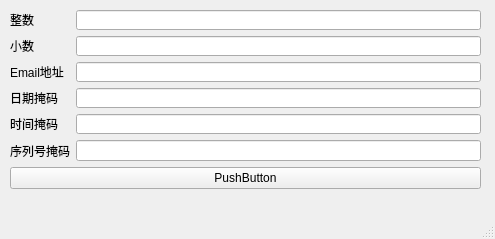
<?xml version="1.0" encoding="UTF-8"?>
<ui version="4.0">
 <class>MainWindow</class>
 <widget class="QMainWindow" name="MainWindow">
  <property name="geometry">
   <rect>
    <x>0</x>
    <y>0</y>
    <width>495</width>
    <height>239</height>
   </rect>
  </property>
  <property name="windowTitle">
   <string>MainWindow</string>
  </property>
  <widget class="QWidget" name="centralwidget">
   <widget class="QWidget" name="">
    <property name="geometry">
     <rect>
      <x>10</x>
      <y>10</y>
      <width>471</width>
      <height>179</height>
     </rect>
    </property>
    <layout class="QVBoxLayout" name="verticalLayout_2">
     <item>
      <layout class="QVBoxLayout" name="verticalLayout">
       <item>
        <layout class="QFormLayout" name="formLayout">
         <item row="0" column="0">
          <widget class="QLabel" name="label">
           <property name="text">
            <string>整数</string>
           </property>
          </widget>
         </item>
         <item row="0" column="1">
          <widget class="QLineEdit" name="lineEditInt"/>
         </item>
         <item row="1" column="0">
          <widget class="QLabel" name="label_2">
           <property name="text">
            <string>小数</string>
           </property>
          </widget>
         </item>
         <item row="1" column="1">
          <widget class="QLineEdit" name="lineEditDouble"/>
         </item>
         <item row="2" column="0">
          <widget class="QLabel" name="label_3">
           <property name="text">
            <string>Email地址</string>
           </property>
          </widget>
         </item>
         <item row="2" column="1">
          <widget class="QLineEdit" name="lineEditRegExp"/>
         </item>
         <item row="3" column="1">
          <widget class="QLineEdit" name="dataMaskLiedt"/>
         </item>
         <item row="4" column="1">
          <widget class="QLineEdit" name="timeMaskLiedt"/>
         </item>
         <item row="5" column="1">
          <widget class="QLineEdit" name="SenMaskLiedt"/>
         </item>
         <item row="3" column="0">
          <widget class="QLabel" name="label_4">
           <property name="text">
            <string>日期掩码</string>
           </property>
          </widget>
         </item>
         <item row="4" column="0">
          <widget class="QLabel" name="label_5">
           <property name="text">
            <string>时间掩码</string>
           </property>
          </widget>
         </item>
         <item row="5" column="0">
          <widget class="QLabel" name="label_6">
           <property name="text">
            <string>序列号掩码</string>
           </property>
          </widget>
         </item>
        </layout>
       </item>
      </layout>
     </item>
     <item>
      <widget class="QPushButton" name="pushButton">
       <property name="text">
        <string>PushButton</string>
       </property>
      </widget>
     </item>
    </layout>
   </widget>
  </widget>
  <widget class="QMenuBar" name="menubar">
   <property name="geometry">
    <rect>
     <x>0</x>
     <y>0</y>
     <width>495</width>
     <height>22</height>
    </rect>
   </property>
  </widget>
  <widget class="QStatusBar" name="statusbar"/>
 </widget>
 <resources/>
 <connections/>
</ui>
